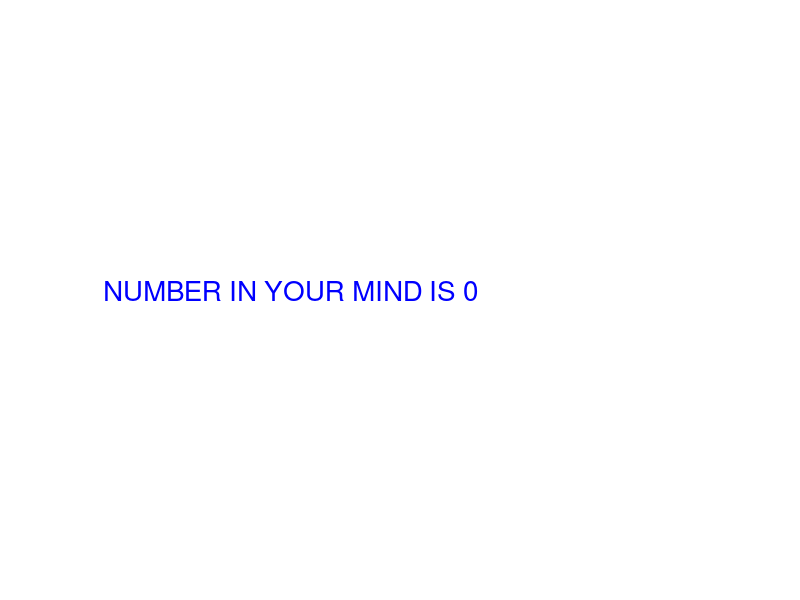

Here is the MATLAB script that generated this plot:
%GAME->GUESS NUMBER

%1. THINK OF A NUMBER BETWEEN 1 TO 63.
%2. CPU SHOWS SOME TABLES WHERE U NEED TO TELL WHEATHER UR NUMBER IS
%   THERE OR NOT.
%3. FINALLY CPU IDENTIFIES UR NUMBER.

 %-----------------------------------------------------------------------
 %initialisation
 
 clear all
 clc
 A=1;B=1;C=1;D=1;E=1;F=1;
 Box=zeros(7,36);
 sum=0;
 axis off
 text(0,0.5,'THINK A NUMBER BETWEEN 1 n 63:','color','r','fontsize',20); 
 pause(3);
 %-----------------------------------------------------------------------
 %logic
 
 for ii=1:63   
     M=ii;
     for jj=6:-1:1
         array(jj)=mod(M,2);
         M=floor(M/2);
         if(array(jj)==1)
              switch jj              
                case 1, Box(6,A)=ii; A=A+1;   
                case 2, Box(5,B)=ii; B=B+1;   
                case 3, Box(4,C)=ii; C=C+1;  
                case 4, Box(3,D)=ii; D=D+1;   
                case 5, Box(2,E)=ii; E=E+1;   
                case 6, Box(1,F)=ii; F=F+1;                                        
              end
          end
      end     
  end
%-----------------------------------------------------------------------
 %display of board

for kk=1:6
clf
for ii=1:6    
    for jj=1:6
        axis off
        rectangle('Position', [0+ii 0+jj 1 1],'linewidth',5);
        X=[0+ii 1+ii 1+ii 0+ii];
        Y=[0+jj 0+jj 1+jj 1+jj];
        hold on
        ll=(6*ii+jj-6);
        text(ii+0.3,jj+0.5,sprintf('%d ',Box(kk,ll)),'color','w','fontsize',20);
        axis([0 7 -1 7]);
    end   
end
%-----------------------------------------------------------------------
%plotting buttons

 title('IS UR NUMBER PRESENT IN THIS TABLE???');
 Xcir=3+0.5*cos(0:1/50:2*pi);
 Ycir=-0.5+0.5*sin(0:1/50:2*pi);
 plot(Xcir,Ycir);
 fill(Xcir,Ycir,'w');
 Xcir=5+0.5*cos(0:1/50:2*pi);
 Ycir=-0.5+0.5*sin(0:1/50:2*pi);
 plot(Xcir,Ycir);
 fill(Xcir,Ycir,'k');
 text(2.7,-0.5,sprintf('%s','Yes'),'fontsize',15,'color','k');
 text(4.85,-0.5,sprintf('%s','No'),'fontsize',15,'color','w');
 %-----------------------------------------------------------------------
 %interaction
    
      [Xnew Ynew Button] = ginput(1);

      if Button==1          
          if (Xnew>2.5 & Xnew<3.5)
              sum=sum+Box(kk,1);          
          end         
      end  
      
      if Button==2  break;  end
 end
 %-----------------------------------------------------------------------
 %answer
 
 clf
 axis off
 text(0,0.5,sprintf('NUMBER IN YOUR MIND IS %d',sum),'color','b','fontsize',20);
 %-----------------------------------------------------------------------